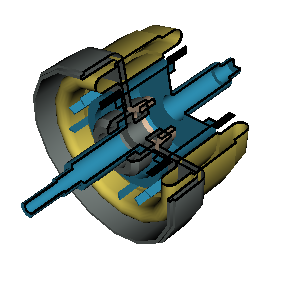

The Python source for this figure:
#!/usr/bin/env python

# Read BYU motor parts with texture coordinates and implicit texture mapping.

import os

import vtkmodules.vtkInteractionStyle  # noqa: F401
import vtkmodules.vtkRenderingFreeType  # noqa: F401
import vtkmodules.vtkRenderingOpenGL2  # noqa: F401

from vtkmodules.vtkCommonColor import vtkNamedColors
from vtkmodules.vtkCommonCore import (
    vtkFloatArray,
    vtkPoints,
)
from vtkmodules.vtkCommonDataModel import vtkPlanes
from vtkmodules.vtkFiltersCore import (
    vtkPolyDataNormals,
    vtkTriangleFilter,
)
from vtkmodules.vtkFiltersTexture import vtkImplicitTextureCoords
from vtkmodules.vtkIOGeometry import vtkBYUReader
from vtkmodules.vtkIOLegacy import vtkStructuredPointsReader
from vtkmodules.vtkRenderingCore import (
    vtkActor,
    vtkCamera,
    vtkDataSetMapper,
    vtkRenderWindow,
    vtkRenderWindowInteractor,
    vtkRenderer,
    vtkTexture,
)

# Source
data_dir = os.environ.get("VPE_DATA_DIR", os.path.dirname(os.path.abspath(__file__)))
named_colors = vtkNamedColors()

# Cutting planes
cutting_planes = vtkPlanes()
plane_points = vtkPoints()
plane_normals = vtkFloatArray()
plane_normals.SetNumberOfComponents(3)
plane_points.InsertPoint(0, 0.0, 0.0, 0.0)
plane_normals.InsertTuple3(0, 0.0, 0.0, 1.0)
plane_points.InsertPoint(1, 0.0, 0.0, 0.0)
plane_normals.InsertTuple3(1, -1.0, 0.0, 0.0)
cutting_planes.SetPoints(plane_points)
cutting_planes.SetNormals(plane_normals)

# Texture
texture_reader = vtkStructuredPointsReader()
texture_reader.SetFileName(os.path.join(data_dir, "texThres2.vtk"))
motor_texture = vtkTexture()
motor_texture.SetInputConnection(texture_reader.GetOutputPort())
motor_texture.InterpolateOff()
motor_texture.RepeatOff()

# Source - Part 1 (cold_grey, visible)
part1_reader = vtkBYUReader()
part1_reader.SetGeometryFileName(os.path.join(data_dir, "motor.g"))
part1_reader.SetPartNumber(1)

part1_normals = vtkPolyDataNormals()
part1_normals.SetInputConnection(part1_reader.GetOutputPort())

part1_tex_coords = vtkImplicitTextureCoords()
part1_tex_coords.SetInputConnection(part1_normals.GetOutputPort())
part1_tex_coords.SetRFunction(cutting_planes)

part1_mapper = vtkDataSetMapper()
part1_mapper.SetInputConnection(part1_tex_coords.GetOutputPort())

part1_rgb = [0.0, 0.0, 0.0]
named_colors.GetColorRGB("cold_grey", part1_rgb)

part1_actor = vtkActor()
part1_actor.SetMapper(part1_mapper)
part1_actor.SetTexture(motor_texture)
part1_actor.GetProperty().SetColor(part1_rgb)

# Source - Part 2 (peacock, visible)
part2_reader = vtkBYUReader()
part2_reader.SetGeometryFileName(os.path.join(data_dir, "motor.g"))
part2_reader.SetPartNumber(2)

part2_normals = vtkPolyDataNormals()
part2_normals.SetInputConnection(part2_reader.GetOutputPort())

part2_tex_coords = vtkImplicitTextureCoords()
part2_tex_coords.SetInputConnection(part2_normals.GetOutputPort())
part2_tex_coords.SetRFunction(cutting_planes)

part2_mapper = vtkDataSetMapper()
part2_mapper.SetInputConnection(part2_tex_coords.GetOutputPort())

part2_rgb = [0.0, 0.0, 0.0]
named_colors.GetColorRGB("peacock", part2_rgb)

part2_actor = vtkActor()
part2_actor.SetMapper(part2_mapper)
part2_actor.SetTexture(motor_texture)
part2_actor.GetProperty().SetColor(part2_rgb)

# Source - Part 3 (raw_sienna, hidden) — needs TriangleFilter
part3_reader = vtkBYUReader()
part3_reader.SetGeometryFileName(os.path.join(data_dir, "motor.g"))
part3_reader.SetPartNumber(3)

part3_triangles = vtkTriangleFilter()
part3_triangles.SetInputConnection(part3_reader.GetOutputPort())

part3_normals = vtkPolyDataNormals()
part3_normals.SetInputConnection(part3_triangles.GetOutputPort())

part3_tex_coords = vtkImplicitTextureCoords()
part3_tex_coords.SetInputConnection(part3_normals.GetOutputPort())
part3_tex_coords.SetRFunction(cutting_planes)

part3_mapper = vtkDataSetMapper()
part3_mapper.SetInputConnection(part3_tex_coords.GetOutputPort())

part3_rgb = [0.0, 0.0, 0.0]
named_colors.GetColorRGB("raw_sienna", part3_rgb)

part3_actor = vtkActor()
part3_actor.SetMapper(part3_mapper)
part3_actor.SetTexture(motor_texture)
part3_actor.GetProperty().SetColor(part3_rgb)
part3_actor.VisibilityOff()

# Source - Part 4 (banana, visible)
part4_reader = vtkBYUReader()
part4_reader.SetGeometryFileName(os.path.join(data_dir, "motor.g"))
part4_reader.SetPartNumber(4)

part4_normals = vtkPolyDataNormals()
part4_normals.SetInputConnection(part4_reader.GetOutputPort())

part4_tex_coords = vtkImplicitTextureCoords()
part4_tex_coords.SetInputConnection(part4_normals.GetOutputPort())
part4_tex_coords.SetRFunction(cutting_planes)

part4_mapper = vtkDataSetMapper()
part4_mapper.SetInputConnection(part4_tex_coords.GetOutputPort())

part4_rgb = [0.0, 0.0, 0.0]
named_colors.GetColorRGB("banana", part4_rgb)

part4_actor = vtkActor()
part4_actor.SetMapper(part4_mapper)
part4_actor.SetTexture(motor_texture)
part4_actor.GetProperty().SetColor(part4_rgb)

# Source - Part 5 (peach_puff, visible)
part5_reader = vtkBYUReader()
part5_reader.SetGeometryFileName(os.path.join(data_dir, "motor.g"))
part5_reader.SetPartNumber(5)

part5_normals = vtkPolyDataNormals()
part5_normals.SetInputConnection(part5_reader.GetOutputPort())

part5_tex_coords = vtkImplicitTextureCoords()
part5_tex_coords.SetInputConnection(part5_normals.GetOutputPort())
part5_tex_coords.SetRFunction(cutting_planes)

part5_mapper = vtkDataSetMapper()
part5_mapper.SetInputConnection(part5_tex_coords.GetOutputPort())

part5_rgb = [0.0, 0.0, 0.0]
named_colors.GetColorRGB("peach_puff", part5_rgb)

part5_actor = vtkActor()
part5_actor.SetMapper(part5_mapper)
part5_actor.SetTexture(motor_texture)
part5_actor.GetProperty().SetColor(part5_rgb)

# Renderer
renderer = vtkRenderer()
renderer.AddActor(part1_actor)
renderer.AddActor(part2_actor)
renderer.AddActor(part3_actor)
renderer.AddActor(part4_actor)
renderer.AddActor(part5_actor)
renderer.SetBackground(1, 1, 1)

# Render window
render_window = vtkRenderWindow()
render_window.AddRenderer(renderer)
render_window.SetWindowName("motor")
render_window.SetMultiSamples(0)
render_window.SetSize(300, 300)

# Interactor
interactor = vtkRenderWindowInteractor()
interactor.SetRenderWindow(render_window)

# Scene
camera = vtkCamera()
camera.SetFocalPoint(0.0286334, 0.0362996, 0.0379685)
camera.SetPosition(1.37067, 1.08629, -1.30349)
camera.SetViewAngle(17.673)
camera.SetClippingRange(1, 10)
camera.SetViewUp(-0.376306, -0.5085, -0.774482)
renderer.SetActiveCamera(camera)
renderer.ResetCameraClippingRange()

interactor.Initialize()
interactor.Start()
